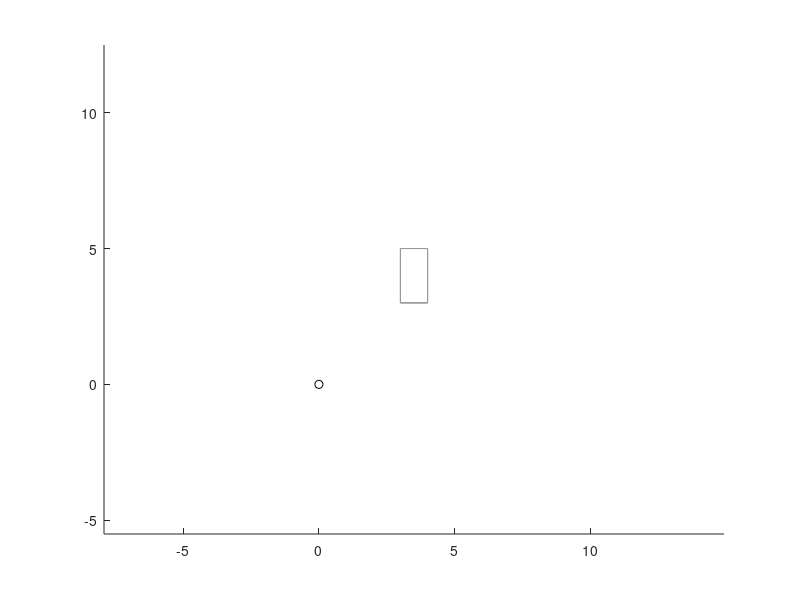

This figure's MATLAB source: (Note: this script raises an error after producing the figure.)
%%%%%%%%%%%%%%%%%%%%%%%%%%%%%%%%%%%%%%%%%%%%%%%%%%%%%%%%%%%%%%%%%%%%%%%%%%%
%%%%%%%%%%%%%%%%%%%%%%%%%%%%% Roule Devoir 4 %%%%%%%%%%%%%%%%%%%%%%%%%%%%%%
%%%%%%%%%%%%%%%%%%%%%%%%%%%%%%%%%%%%%%%%%%%%%%%%%%%%%%%%%%%%%%%%%%%%%%%%%%%

clc ; clear all ; format loose %compact 
format long;
close all ; 

%%%%%%%%%%%%%%%%%%%%%%%%%%%% D�finir les cas %%%%%%%%%%%%%%%%%%%%%%%%%%%%%%
cm   = [4,4,11]; %--- centre de masse ellipso�de
rad    = 3; %--- x^2/(rad^2), y^2/(rad^2)
bval   = 9; %--- z^2/(bval^2)
Lame = [3 4; 3 5; 12 17];
nout = [1 1   1   1.2];
nin  = [1  1.5 1.5 1];
dep  = [0 0 5; 0 0 5; 0 0 0; 0 0 5];

for itst=1:4
  tic
  clf; 
  hold;
  plot3([dep(itst,1)],[dep(itst,2)],[dep(itst,3)],'ko');
  [x, y, z] = ellipsoid(cm(1),cm(2),cm(3),rad,rad,bval,30);
  surf(x, y, z,'FaceColor','none','EdgeAlpha',0.1)
  Face1x=[Lame(1,1) Lame(1,1) Lame(1,1) Lame(1,1) Lame(1,1)];
  Face2x=[Lame(1,2) Lame(1,2) Lame(1,2) Lame(1,2) Lame(1,2)];
  Face12y=[Lame(2,1) Lame(2,2) Lame(2,2) Lame(2,1) Lame(2,1)];
  Face12z=[Lame(3,1) Lame(3,1) Lame(3,2) Lame(3,2) Lame(3,1)];

  Face34x=[Lame(1,1) Lame(1,2) Lame(1,2) Lame(1,1) Lame(1,1)];  
  Face3y=[Lame(2,1) Lame(2,1) Lame(2,1) Lame(2,1) Lame(2,1)];
  Face4y=[Lame(2,2) Lame(2,2) Lame(2,2) Lame(2,2) Lame(2,2)];
  Face34z=Face12z;

  Face56x=Face34x;
  Face56y=[Lame(2,1) Lame(2,1) Lame(2,2) Lame(2,2) Lame(2,1)];
  Face5z=[Lame(3,1) Lame(3,1) Lame(3,1) Lame(3,1) Lame(3,1)];
  Face6z=[Lame(3,2) Lame(3,2) Lame(3,2) Lame(3,2) Lame(3,2)];

  line(Face1x,Face12y,Face12z,'Color',[0.6 0.6 0.6]);
  line(Face2x,Face12y,Face12z,'Color',[0.6 0.6 0.6]);
  line(Face34x,Face3y,Face34z,'Color',[0.6 0.6 0.6]);
  line(Face34x,Face4y,Face34z,'Color',[0.6 0.6 0.6]);
  line(Face56x,Face56y,Face5z,'Color',[0.6 0.6 0.6]);
  line(Face56x,Face56y,Face6z,'Color',[0.6 0.6 0.6]);
  axis equal
  [xi,yi,zi,face]=Devoir4(nout(itst),nin(itst),dep(itst,:));
  nbpoint=length(face);
  for ipoint=1:nbpoint
    if face(ipoint) == 1
      plot3([xi(ipoint)],[yi(ipoint)],[zi(ipoint)],'r.');
    elseif face(ipoint) == 2
      plot3([xi(ipoint)],[yi(ipoint)],[zi(ipoint)],'c.');
    elseif face(ipoint) == 3
      plot3([xi(ipoint)],[yi(ipoint)],[zi(ipoint)],'g.');
    elseif face(ipoint) == 4
      plot3([xi(ipoint)],[yi(ipoint)],[zi(ipoint)],'y.');
    elseif face(ipoint) == 5
      plot3([xi(ipoint)],[yi(ipoint)],[zi(ipoint)],'b.');
    elseif face(ipoint) == 6
      plot3([xi(ipoint)],[yi(ipoint)],[zi(ipoint)],'m.');
    end
  end
  hold;
  toc
  pause
end
